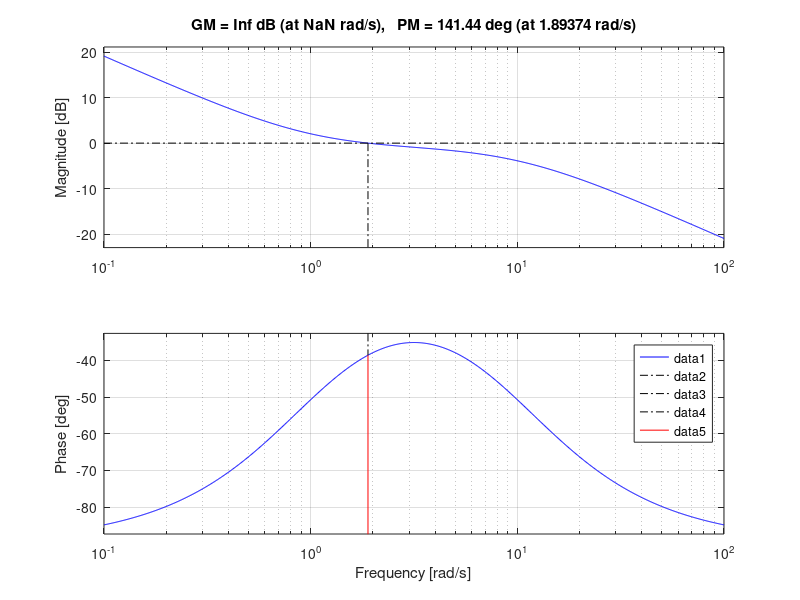

Write the MATLAB code that produced this figure.
%%
s = tf('s');

L = (s+1)^(-2) * s^(-2);

S = 1/(1+L);

T = L/(1+L);

display(S);

bodemag(L);
grid On;
legend;

%%
%Redes de adelanto y atraso
s = tf('s');
C_adelanto = 10 * (s+1)/(s+100); %adelanto a < b
C_atraso = 0.1* (s + 100)/(s+1); %atraso b < a

bode(C_atraso, C_adelanto);
grid On;
legend;

%%
%controlar una planta con red de atraso
P = 3* (s + 1) / (s + 10);
k = 3;
C = k * 1/s;
L = C * P;
S = 1/(1 + L);
T = L/(1 + L);

margin(L);
grid On;
legend;

%%
